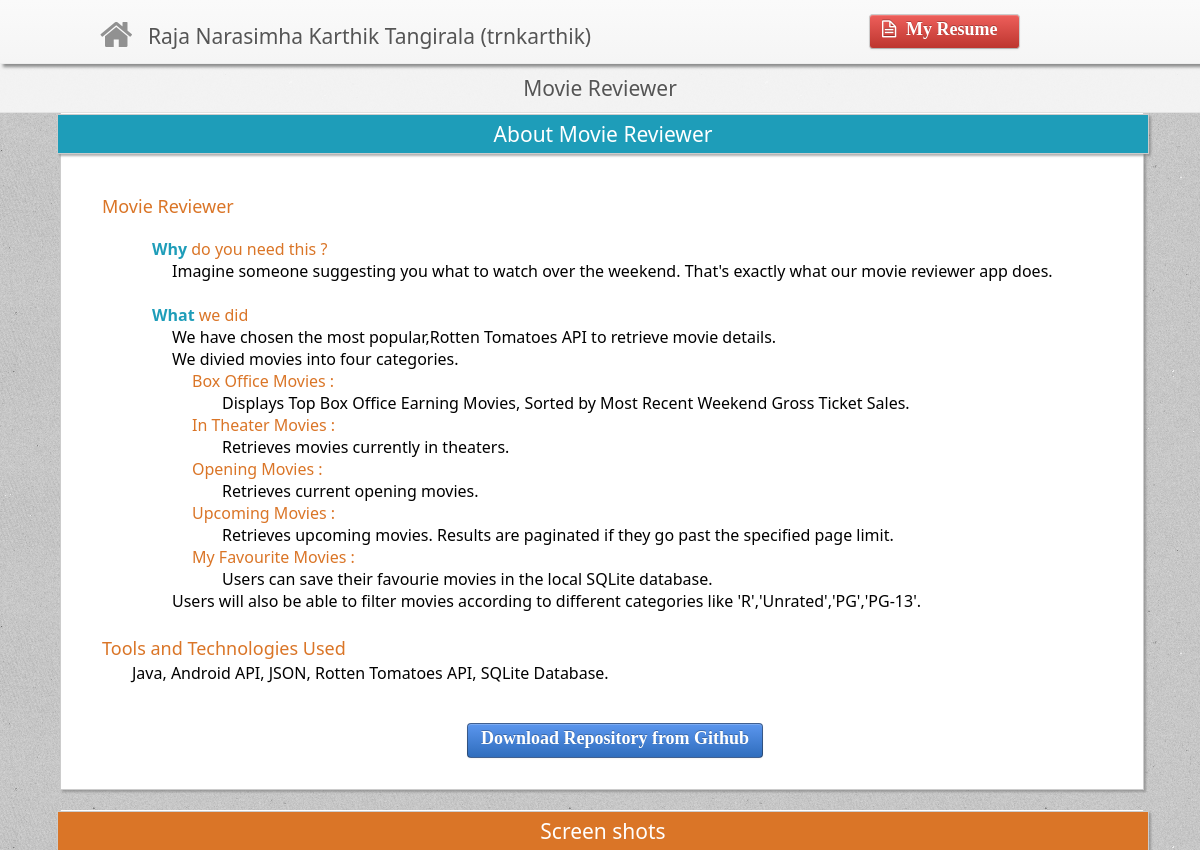
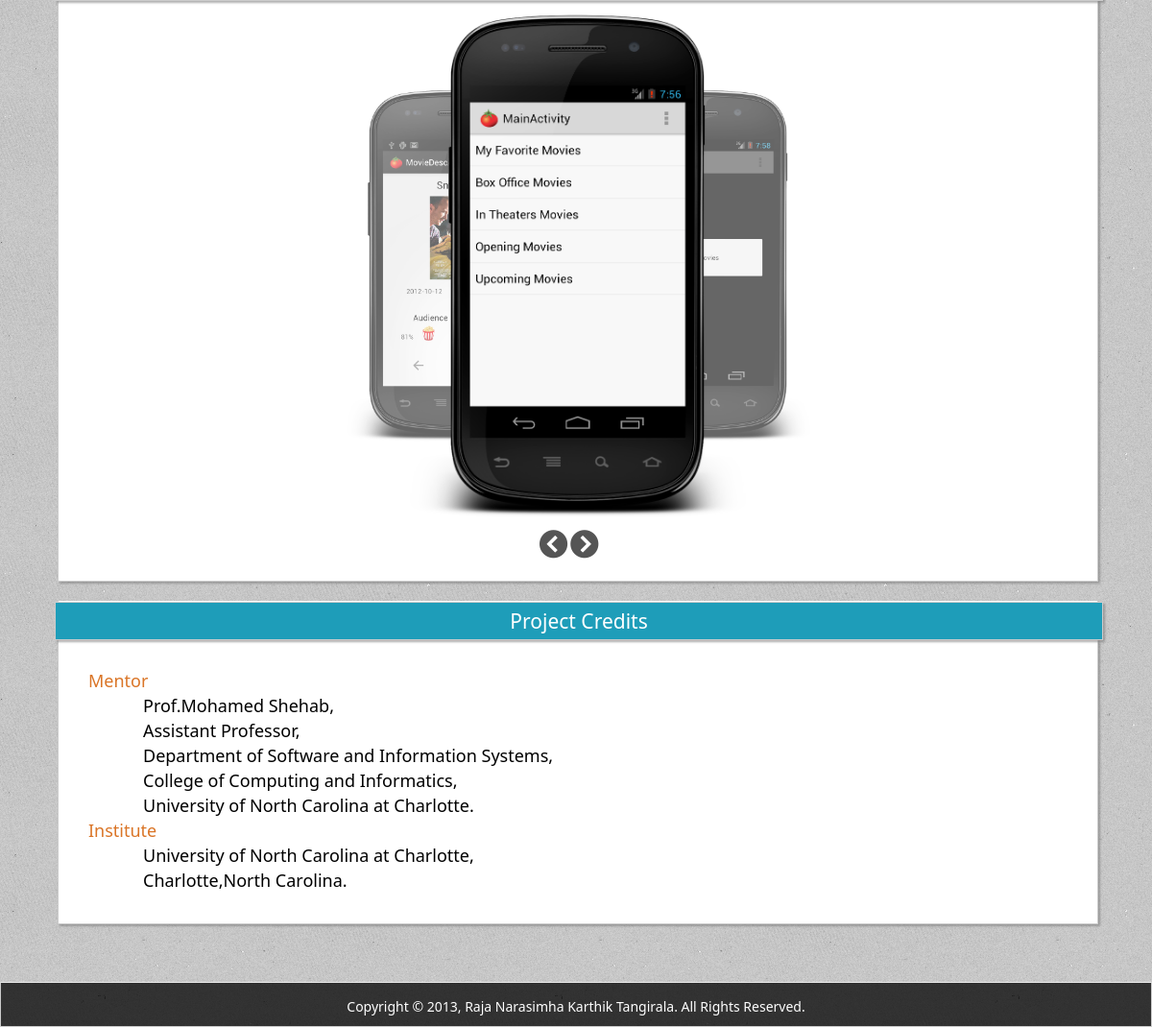
Page /project.php?id=1 on the committed database (2 pictures, top to bottom).
### tables this page shows
CREATE TABLE IF NOT EXISTS `projectdetails` (
  `ProjectID` int(11) NOT NULL AUTO_INCREMENT,
  `ProjectName` varchar(150) NOT NULL,
  `ProjectType` varchar(30) NOT NULL DEFAULT 'web',
  `ProjectRating` decimal(4,2) NOT NULL DEFAULT '5.00',
  `ProjectStartDate` date NOT NULL,
  `ProjectEndDate` date DEFAULT NULL,
  `ProjectTools` varchar(200) DEFAULT NULL,
  `ProjectDesc` text NOT NULL,
  `ProjectMiniDesc` varchar(200) NOT NULL,
  `ProjectCredits` varchar(1000) NOT NULL DEFAULT 'Project Credits',
  `ProjectURL` varchar(150) NOT NULL DEFAULT 'https://github.com/trnkarthik',
  `Visibility` tinyint(1) NOT NULL DEFAULT '1',
  PRIMARY KEY (`ProjectID`)
);

CREATE TABLE IF NOT EXISTS `projectimages` (
  `ProjectID` int(11) NOT NULL DEFAULT '0',
  `ImageID` int(11) NOT NULL AUTO_INCREMENT,
  `Visibility` tinyint(1) NOT NULL DEFAULT '1',
  PRIMARY KEY (`ProjectID`,`ImageID`),
  KEY `ImageID` (`ImageID`)
);

CREATE TABLE IF NOT EXISTS `imagedetails` (
  `ImageID` int(11) NOT NULL AUTO_INCREMENT,
  `ImageURL` varchar(150) NOT NULL DEFAULT 'images/1.png',
  `ImageDesc` varchar(350) NOT NULL,
  PRIMARY KEY (`ImageID`)
);

### project.php (the view, shortened to what this page needs)
<!DOCTYPE HTML PUBLIC "-//W3C//DTD HTML 4.01//EN" "http://www.w3.org/TR/html4/strict.dtd">
<html xmlns="http://www.w3.org/1999/xhtml">
<head>
	<link rel="stylesheet" href="css/my_main_style.css">
	<link rel="stylesheet" type="text/css" href="css/products_support_for_quicksand.css" />
	<link rel="stylesheet" href="font-awesome/css/font-awesome.min.css">
    <?php
        $id = (int)(mysql_real_escape_string($_GET['id']));
            $query = "select projectName,ProjectStartDate,ProjectEndDate,ProjectTools,ProjectDesc,
		      ProjectURL,ProjectType,ProjectCredits
                        from projectDetails where projectID='$id'";
            $result = mysql_query($query);
            if(!$result){
                echo "Please try again";
            }
            else{
                $row = mysql_fetch_array($result);
                $projectName = $row[0];
                $projectTools = $row[3];
                $projectDesc = $row[4];
                $projectURL = $row[5];
                $projectCredits = $row[7];
            }
    ?>
</head>
<body>
        <div class="container">
		<?php include("includes/header.php");?>
	</div>
<div id="project_title">
    <a href="#">
    <?php echo $projectName;?>
    </a>
</div>
<div id="project_desc" class="section">
     <div class="section_title">About <?php echo $projectName;?></div>
      <div style="margin: 40px;margin-bottom: 5px;">
	    <span class="project_desc_head">
	    <?php echo $projectName;?>
	    </span><br/>
	      <?php echo $projectDesc;?>
	  <span class="project_desc_head">Tools and Technologies Used</span>
	    <p>
	      <span class="project_desc_body">
		<?php echo $projectTools;?>
	      </span>
	    </p><br/>
      </div>
      <?php if($projectURL!=""){ ?>
	<a href="<?php echo $projectURL; ?>" id="download_repository" class="btn_blue btn">
	    Download Repository from Github
	</a>
      <?php } ?>
</div>
<div id="project_media" class="section">
		    <div class="section_title_special">Screen shots</div>
		    <?php include("includes/carousel.php"); ?>
<div id="project_credits" class="section">
     <div class="section_title">Project Credits</div>
	<div style="margin: 30px;">
	    <?php echo $projectCredits;?>
	</div>
</div>
  <?php include("includes/footer.php"); ?>
</body>

### includes/carousel.php (shortened to what this page needs)
<div id="carousel">
			    <?php
			    $image_id_query = "select imageid from projectimages where projectid = $id and visibility=1";
			    $image_id_query_result = mysql_query($image_id_query);
			    if(!$image_id_query_result)
			    {
			         echo "Some error!Please reload the page.";
			    }
			    else{
				 $no_of_images = mysql_numrows($image_id_query_result);
			         if($no_of_images>0){
			         $i = 1;
			              while($image_row = mysql_fetch_array($image_id_query_result)){
				      $image_details_query = "select ImageURL,ImageDesc from ImageDetails where IMageID=$image_row[0]";
				      $image_details_result = mysql_query($image_details_query);
				      $image_details = mysql_fetch_array($image_details_result);
				      $url = $image_details[0];
				      $item_id = "item-".$i;
				      echo "<img src='$url' id='$item_id'/>";
				      $i++;
			              }
			         }
			         else{
			           echo "<center><br /><br /><br /><br /><br /><br /><br /><br /><br /><br /><h3>No Images Found</h3></center>";
			         }
			    }
			    ?>
			</div>
			<div class="carousel-links">
			    <a href="#" id="prev"><i class="icon-chevron-sign-left"></i></a>  <a href="#" id="next"><i class="icon-chevron-sign-right"></i></a>
			</div>
		</div>

### css/my_main_style.css (style rules this page uses)
.section { border: 1px solid #CCC; -webkit-box-shadow: 2px 2px 2px rgba(124, 124, 124, 0.6); -moz-box-shadow: 2px 2px 2px rgba(124, 124, 124, 0.6); box-shadow: 2px 2px 2px rgba(124, 124, 124, 0.6); }
.btn { display: inline-block; padding: 4px 12px; margin-bottom: 0; font-size: 14px; line-height: 20px; text-align: center; vertical-align: middle; cursor: pointer; background-image: -moz-linear-gradient(top, #FFF, #E6E6E6); background-image: -o-linear-gradient(top, #FFF, #E6E6E6); background-repeat: repeat-x; filter: progid:DXImageTransform.Microsoft.gradient(startColorstr='#ffffffff', endColorstr='#ffe6e6e6', GradientType=0); border-color: #E6E6E6 #E6E6E6 #BFBFBF; border-color: rgba(0, 0, 0, 0.1) rgba(0, 0, 0, 0.1) rgba(0, 0, 0, 0.25); filter: progid:DXImageTransform.Microsoft.gradient(enabled = false); border: 1px solid #CCC; border-bottom-color: #B3B3B3; -webkit-border-radius: 4px; -moz-border-radius: 4px; border-radius: 4px; -webkit-box-shadow: inset 0 1px 0 rgba(255, 255, 255, .2), 0 1px 2px rgba(0, 0, 0, .05); -moz-box-shadow: inset 0 1px 0 rgba(255,255,255,.2), 0 1px 2px rgba(0,0,0,.05); box-shadow: inset 0 1px 0 rgba(255, 255, 255, .2), 0 1px 2px rgba(0, 0, 0, .05); }
.section_title { width: 101%; position: relative; background: #1E9DB9; color: #FFF; top: 0px; left: -0.5%; font-size: 27px; text-align: center; padding-top: 5px; padding-bottom: 5px; border: 1px solid #CCC; -webkit-box-shadow: 2px 2px 2px rgba(124, 124, 124, 0.6); -moz-box-shadow: 2px 2px 2px rgba(124, 124, 124, 0.6); box-shadow: 2px 2px 2px rgba(124, 124, 124, 0.6); }
.section_title_special { width: 101%; position: relative; background: #DA7527;; color: #FFF; top: 0px; left: -0.5%; font-size: 27px; text-align: center; padding-top: 5px; padding-bottom: 5px; border: 1px solid #CCC; -webkit-box-shadow: 2px 2px 2px rgba(124, 124, 124, 0.6); -moz-box-shadow: 2px 2px 2px rgba(124, 124, 124, 0.6); box-shadow: 2px 2px 2px rgba(124, 124, 124, 0.6); }
.btn_blue { color: #FFF; text-shadow: 0 -1px 0 rgba(0, 0, 0, 0.25); background-color: #5B96EE; background-image: -moz-linear-gradient(top, #5B96EE, #2F6DBD); background-image: -webkit-gradient(linear, 0 0, 0 100%, from(#5B96EE), to(#2F6DBD)); background-image: -webkit-linear-gradient(top, #5B96EE, #2F6DBD); background-image: -o-linear-gradient(top, #5B96EE, #2F6DBD); background-image: linear-gradient(to bottom, #5B96EE, #2F6DBD); background-repeat: repeat-x; border-color: #BD362F #BD362F #802420; border-color: rgba(0, 0, 0, 0.1) rgba(0, 0, 0, 0.1) rgba(0, 0, 0, 0.25); font-weight: bold; }

### css/products_support_for_quicksand.css (style rules this page uses)
* { margin:0; padding:0; }
body { color:#000; font:14px/1.3 ; min-height: 930px; }
a, a:visited { text-decoration:none; outline:none; font-family: Calibri, Candara, Segoe, "Segoe UI", Optima, Arial, sans-serif; }
a { text-decoration: none; }

### rows in the picture
projectdetails: ProjectName "Movie Reviewer", ProjectDesc "Why do you need this ? Imagine someone suggesting you what to watch over the weekend. That's exactly what our movie reviewer app does. What we did We have chosen the most popular,Rotten Tomatoes API to retrieve movie details. We divied movies into four categories. Box Office Movies : Displays Top Box Office Earning Movies, Sorted by Most Recent Weekend Gross Ticket Sales. In Theater Movies : Retrieves movies currently in theaters. Opening Movies : Retrieves current opening movies. Upcoming Movies : Retrieves upcoming movies. Results are paginated if they go past the specified page limit. My Favourite Movies : Users can save their favourie movies in the local SQLite database. Users will also…", ProjectTools "Java, Android API, JSON, Rotten Tomatoes API, SQLite Database.", ProjectCredits "Mentor Prof.Mohamed Shehab, Assistant Professor, Department of Software and Information Systems, College of Computing and Informatics, University of North Carolina at Charlotte. Institute University of North Carolina at Charlotte, Charlotte,North Carolina."
projectimages: ImageID.ImageURL (picture)
